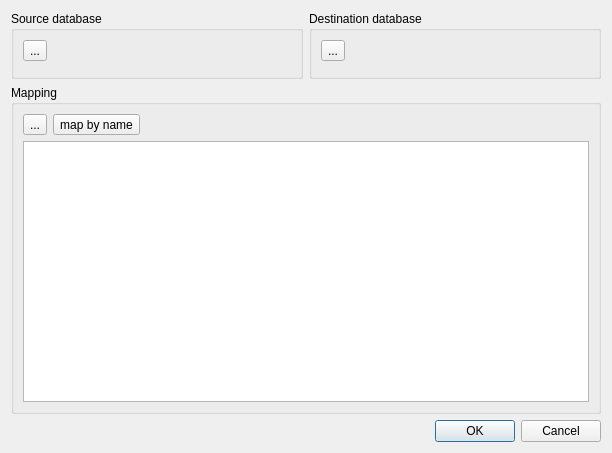
<?xml version="1.0" encoding="UTF-8"?>
<ui version="4.0">
 <class>mdtSqlDatabaseCopierDialog</class>
 <widget class="QDialog" name="mdtSqlDatabaseCopierDialog">
  <property name="geometry">
   <rect>
    <x>0</x>
    <y>0</y>
    <width>612</width>
    <height>453</height>
   </rect>
  </property>
  <property name="windowTitle">
   <string>Dialog</string>
  </property>
  <layout class="QVBoxLayout" name="verticalLayout_4">
   <item>
    <layout class="QHBoxLayout" name="horizontalLayout">
     <item>
      <widget class="QGroupBox" name="gbSourceDatabase">
       <property name="title">
        <string>Source database</string>
       </property>
       <layout class="QVBoxLayout" name="verticalLayout">
        <item>
         <widget class="QToolButton" name="tbSelectSourceDatabase">
          <property name="statusTip">
           <string>Select database</string>
          </property>
          <property name="text">
           <string>...</string>
          </property>
          <property name="icon">
           <iconset theme="document-open"/>
          </property>
         </widget>
        </item>
        <item>
         <widget class="mdtSqlDatabaseBasicInfoWidget" name="wSourceDatabaseInfo" native="true"/>
        </item>
       </layout>
      </widget>
     </item>
     <item>
      <widget class="QGroupBox" name="gbDestinationDatabase">
       <property name="title">
        <string>Destination database</string>
       </property>
       <layout class="QVBoxLayout" name="verticalLayout_2">
        <item>
         <widget class="QToolButton" name="tbSelectDestinationDatabase">
          <property name="statusTip">
           <string>Select database</string>
          </property>
          <property name="text">
           <string>...</string>
          </property>
          <property name="icon">
           <iconset theme="document-open">
            <normaloff>../../../../</normaloff>../../../../</iconset>
          </property>
         </widget>
        </item>
        <item>
         <widget class="mdtSqlDatabaseBasicInfoWidget" name="wDestinationDatabaseInfo" native="true"/>
        </item>
       </layout>
      </widget>
     </item>
    </layout>
   </item>
   <item>
    <widget class="QGroupBox" name="gbMapping">
     <property name="title">
      <string>Mapping</string>
     </property>
     <layout class="QVBoxLayout" name="verticalLayout_3">
      <item>
       <layout class="QHBoxLayout" name="horizontalLayout_2">
        <item>
         <widget class="QToolButton" name="tbResetMapping">
          <property name="toolTip">
           <string>Reset mapping</string>
          </property>
          <property name="text">
           <string>...</string>
          </property>
          <property name="icon">
           <iconset theme="edit-clear"/>
          </property>
         </widget>
        </item>
        <item>
         <widget class="QToolButton" name="tbMapByName">
          <property name="text">
           <string>map by name</string>
          </property>
         </widget>
        </item>
        <item>
         <spacer name="horizontalSpacer">
          <property name="orientation">
           <enum>Qt::Horizontal</enum>
          </property>
          <property name="sizeHint" stdset="0">
           <size>
            <width>40</width>
            <height>20</height>
           </size>
          </property>
         </spacer>
        </item>
       </layout>
      </item>
      <item>
       <widget class="QTableView" name="tvMapping"/>
      </item>
     </layout>
    </widget>
   </item>
   <item>
    <widget class="QDialogButtonBox" name="buttonBox">
     <property name="orientation">
      <enum>Qt::Horizontal</enum>
     </property>
     <property name="standardButtons">
      <set>QDialogButtonBox::Cancel|QDialogButtonBox::Ok</set>
     </property>
    </widget>
   </item>
  </layout>
 </widget>
 <customwidgets>
  <customwidget>
   <class>mdtSqlDatabaseBasicInfoWidget</class>
   <extends>QWidget</extends>
   <header>mdtSqlDatabaseBasicInfoWidget.h</header>
   <container>1</container>
  </customwidget>
 </customwidgets>
 <resources/>
 <connections>
  <connection>
   <sender>buttonBox</sender>
   <signal>accepted()</signal>
   <receiver>mdtSqlDatabaseCopierDialog</receiver>
   <slot>accept()</slot>
   <hints>
    <hint type="sourcelabel">
     <x>248</x>
     <y>254</y>
    </hint>
    <hint type="destinationlabel">
     <x>157</x>
     <y>274</y>
    </hint>
   </hints>
  </connection>
  <connection>
   <sender>buttonBox</sender>
   <signal>rejected()</signal>
   <receiver>mdtSqlDatabaseCopierDialog</receiver>
   <slot>reject()</slot>
   <hints>
    <hint type="sourcelabel">
     <x>316</x>
     <y>260</y>
    </hint>
    <hint type="destinationlabel">
     <x>286</x>
     <y>274</y>
    </hint>
   </hints>
  </connection>
 </connections>
</ui>
